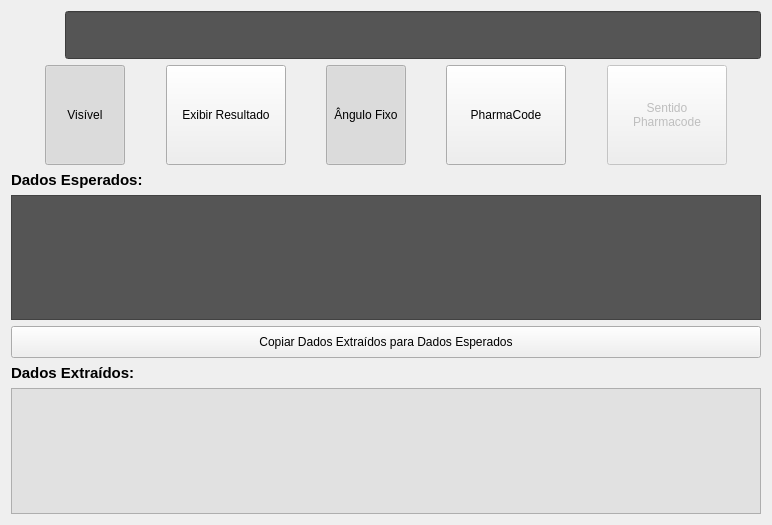
<?xml version="1.0" encoding="UTF-8"?>
<ui version="4.0">
 <class>ParamsBarcode</class>
 <widget class="QWidget" name="ParamsBarcode">
  <property name="geometry">
   <rect>
    <x>0</x>
    <y>0</y>
    <width>772</width>
    <height>525</height>
   </rect>
  </property>
  <property name="windowTitle">
   <string>Form</string>
  </property>
  <layout class="QVBoxLayout" name="verticalLayout_2">
   <item>
    <layout class="QHBoxLayout" name="horizontalLayout">
     <item>
      <widget class="QLabel" name="lbl_type">
       <property name="minimumSize">
        <size>
         <width>48</width>
         <height>48</height>
        </size>
       </property>
       <property name="maximumSize">
        <size>
         <width>48</width>
         <height>48</height>
        </size>
       </property>
       <property name="text">
        <string/>
       </property>
       <property name="pixmap">
        <pixmap resource="../../res/icons.qrc">:/icons/mv_barcode.png</pixmap>
       </property>
       <property name="scaledContents">
        <bool>true</bool>
       </property>
      </widget>
     </item>
     <item>
      <widget class="QLineEdit" name="le_name">
       <property name="minimumSize">
        <size>
         <width>0</width>
         <height>48</height>
        </size>
       </property>
       <property name="focusPolicy">
        <enum>Qt::NoFocus</enum>
       </property>
       <property name="styleSheet">
        <string notr="true">background-color: rgb(85, 85, 85);
color: rgb(255, 255, 255);</string>
       </property>
      </widget>
     </item>
    </layout>
   </item>
   <item>
    <layout class="QHBoxLayout" name="horizontalLayout_5">
     <item>
      <spacer name="horizontalSpacer_5">
       <property name="orientation">
        <enum>Qt::Horizontal</enum>
       </property>
       <property name="sizeHint" stdset="0">
        <size>
         <width>40</width>
         <height>20</height>
        </size>
       </property>
      </spacer>
     </item>
     <item>
      <widget class="ButtonBeR" name="btn_visible">
       <property name="enabled">
        <bool>true</bool>
       </property>
       <property name="minimumSize">
        <size>
         <width>80</width>
         <height>100</height>
        </size>
       </property>
       <property name="maximumSize">
        <size>
         <width>80</width>
         <height>100</height>
        </size>
       </property>
       <property name="autoFillBackground">
        <bool>true</bool>
       </property>
       <property name="text">
        <string>Visível</string>
       </property>
       <property name="iconSize">
        <size>
         <width>32</width>
         <height>18</height>
        </size>
       </property>
       <property name="checkable">
        <bool>true</bool>
       </property>
       <property name="checked">
        <bool>true</bool>
       </property>
       <property name="autoRepeat">
        <bool>false</bool>
       </property>
       <property name="bgIcon">
        <iconset resource="../../res/icons.qrc">
         <normaloff>:/icons/bt-blank.png</normaloff>
         <normalon>:/icons/bt-blank_pressed.png</normalon>:/icons/bt-blank.png</iconset>
       </property>
       <property name="bgIconSize">
        <size>
         <width>70</width>
         <height>70</height>
        </size>
       </property>
      </widget>
     </item>
     <item>
      <spacer name="horizontalSpacer_8">
       <property name="orientation">
        <enum>Qt::Horizontal</enum>
       </property>
       <property name="sizeHint" stdset="0">
        <size>
         <width>40</width>
         <height>20</height>
        </size>
       </property>
      </spacer>
     </item>
     <item>
      <widget class="ButtonBeR" name="btn_show_result">
       <property name="enabled">
        <bool>true</bool>
       </property>
       <property name="minimumSize">
        <size>
         <width>120</width>
         <height>100</height>
        </size>
       </property>
       <property name="maximumSize">
        <size>
         <width>120</width>
         <height>100</height>
        </size>
       </property>
       <property name="autoFillBackground">
        <bool>true</bool>
       </property>
       <property name="text">
        <string>Exibir Resultado</string>
       </property>
       <property name="iconSize">
        <size>
         <width>32</width>
         <height>18</height>
        </size>
       </property>
       <property name="checkable">
        <bool>true</bool>
       </property>
       <property name="checked">
        <bool>false</bool>
       </property>
       <property name="autoRepeat">
        <bool>false</bool>
       </property>
       <property name="bgIcon">
        <iconset resource="../../res/icons.qrc">
         <normaloff>:/icons/bt-blank.png</normaloff>
         <normalon>:/icons/bt-blank_pressed.png</normalon>:/icons/bt-blank.png</iconset>
       </property>
       <property name="bgIconSize">
        <size>
         <width>70</width>
         <height>70</height>
        </size>
       </property>
      </widget>
     </item>
     <item>
      <spacer name="horizontalSpacer_6">
       <property name="orientation">
        <enum>Qt::Horizontal</enum>
       </property>
       <property name="sizeHint" stdset="0">
        <size>
         <width>40</width>
         <height>20</height>
        </size>
       </property>
      </spacer>
     </item>
     <item>
      <widget class="ButtonBeR" name="btn_angle">
       <property name="enabled">
        <bool>true</bool>
       </property>
       <property name="minimumSize">
        <size>
         <width>80</width>
         <height>100</height>
        </size>
       </property>
       <property name="maximumSize">
        <size>
         <width>80</width>
         <height>100</height>
        </size>
       </property>
       <property name="autoFillBackground">
        <bool>true</bool>
       </property>
       <property name="text">
        <string>Ângulo Fixo</string>
       </property>
       <property name="iconSize">
        <size>
         <width>32</width>
         <height>16</height>
        </size>
       </property>
       <property name="checkable">
        <bool>true</bool>
       </property>
       <property name="checked">
        <bool>true</bool>
       </property>
       <property name="autoRepeat">
        <bool>false</bool>
       </property>
       <property name="bgIcon">
        <iconset resource="../../res/icons.qrc">
         <normaloff>:/icons/bt-blank.png</normaloff>
         <normalon>:/icons/bt-blank_pressed.png</normalon>:/icons/bt-blank.png</iconset>
       </property>
       <property name="bgIconSize">
        <size>
         <width>70</width>
         <height>70</height>
        </size>
       </property>
      </widget>
     </item>
     <item>
      <spacer name="horizontalSpacer_9">
       <property name="orientation">
        <enum>Qt::Horizontal</enum>
       </property>
       <property name="sizeHint" stdset="0">
        <size>
         <width>40</width>
         <height>20</height>
        </size>
       </property>
      </spacer>
     </item>
     <item>
      <widget class="ButtonBeR" name="btn_pharmacode">
       <property name="enabled">
        <bool>true</bool>
       </property>
       <property name="minimumSize">
        <size>
         <width>120</width>
         <height>100</height>
        </size>
       </property>
       <property name="maximumSize">
        <size>
         <width>120</width>
         <height>100</height>
        </size>
       </property>
       <property name="autoFillBackground">
        <bool>true</bool>
       </property>
       <property name="text">
        <string>PharmaCode</string>
       </property>
       <property name="iconSize">
        <size>
         <width>32</width>
         <height>18</height>
        </size>
       </property>
       <property name="checkable">
        <bool>true</bool>
       </property>
       <property name="checked">
        <bool>false</bool>
       </property>
       <property name="autoRepeat">
        <bool>false</bool>
       </property>
       <property name="bgIcon">
        <iconset resource="../../res/icons.qrc">
         <normaloff>:/icons/bt-blank.png</normaloff>
         <normalon>:/icons/bt-blank_pressed.png</normalon>:/icons/bt-blank.png</iconset>
       </property>
       <property name="bgIconSize">
        <size>
         <width>70</width>
         <height>70</height>
        </size>
       </property>
      </widget>
     </item>
     <item>
      <spacer name="horizontalSpacer_7">
       <property name="orientation">
        <enum>Qt::Horizontal</enum>
       </property>
       <property name="sizeHint" stdset="0">
        <size>
         <width>40</width>
         <height>20</height>
        </size>
       </property>
      </spacer>
     </item>
     <item>
      <widget class="ButtonBeR" name="btn_pharmacode_dir">
       <property name="enabled">
        <bool>false</bool>
       </property>
       <property name="minimumSize">
        <size>
         <width>120</width>
         <height>100</height>
        </size>
       </property>
       <property name="maximumSize">
        <size>
         <width>120</width>
         <height>100</height>
        </size>
       </property>
       <property name="autoFillBackground">
        <bool>true</bool>
       </property>
       <property name="text">
        <string>Sentido
Pharmacode</string>
       </property>
       <property name="icon">
        <iconset resource="../../res/icons.qrc">
         <normaloff>:/icons/arrow-right.png</normaloff>:/icons/arrow-right.png</iconset>
       </property>
       <property name="iconSize">
        <size>
         <width>24</width>
         <height>24</height>
        </size>
       </property>
       <property name="checkable">
        <bool>true</bool>
       </property>
       <property name="checked">
        <bool>false</bool>
       </property>
       <property name="autoRepeat">
        <bool>false</bool>
       </property>
       <property name="bgIcon">
        <iconset resource="../../res/icons.qrc">
         <normaloff>:/icons/bt-blank.png</normaloff>
         <normalon>:/icons/bt-blank.png</normalon>:/icons/bt-blank.png</iconset>
       </property>
       <property name="bgIconSize">
        <size>
         <width>70</width>
         <height>70</height>
        </size>
       </property>
      </widget>
     </item>
     <item>
      <spacer name="horizontalSpacer_10">
       <property name="orientation">
        <enum>Qt::Horizontal</enum>
       </property>
       <property name="sizeHint" stdset="0">
        <size>
         <width>40</width>
         <height>20</height>
        </size>
       </property>
      </spacer>
     </item>
    </layout>
   </item>
   <item>
    <widget class="QLabel" name="label_6">
     <property name="minimumSize">
      <size>
       <width>120</width>
       <height>0</height>
      </size>
     </property>
     <property name="font">
      <font>
       <pointsize>11</pointsize>
       <weight>75</weight>
       <bold>true</bold>
      </font>
     </property>
     <property name="text">
      <string>Dados Esperados:</string>
     </property>
     <property name="alignment">
      <set>Qt::AlignLeading|Qt::AlignLeft|Qt::AlignVCenter</set>
     </property>
    </widget>
   </item>
   <item>
    <widget class="QPlainTextEdit" name="le_expected">
     <property name="focusPolicy">
      <enum>Qt::NoFocus</enum>
     </property>
     <property name="styleSheet">
      <string notr="true">background-color: rgb(85, 85, 85);
color: rgb(255, 255, 255);</string>
     </property>
     <property name="readOnly">
      <bool>true</bool>
     </property>
     <property name="textInteractionFlags">
      <set>Qt::NoTextInteraction</set>
     </property>
    </widget>
   </item>
   <item>
    <widget class="QPushButton" name="pushButton">
     <property name="minimumSize">
      <size>
       <width>0</width>
       <height>32</height>
      </size>
     </property>
     <property name="maximumSize">
      <size>
       <width>16777215</width>
       <height>32</height>
      </size>
     </property>
     <property name="text">
      <string>Copiar Dados Extraídos para Dados Esperados</string>
     </property>
     <property name="icon">
      <iconset resource="../../res/icons.qrc">
       <normaloff>:/icons/arrow-up.png</normaloff>:/icons/arrow-up.png</iconset>
     </property>
    </widget>
   </item>
   <item>
    <widget class="QLabel" name="label_7">
     <property name="minimumSize">
      <size>
       <width>120</width>
       <height>0</height>
      </size>
     </property>
     <property name="font">
      <font>
       <pointsize>11</pointsize>
       <weight>75</weight>
       <bold>true</bold>
      </font>
     </property>
     <property name="text">
      <string>Dados Extraídos:</string>
     </property>
     <property name="alignment">
      <set>Qt::AlignLeading|Qt::AlignLeft|Qt::AlignVCenter</set>
     </property>
    </widget>
   </item>
   <item>
    <widget class="QPlainTextEdit" name="le_extracted">
     <property name="focusPolicy">
      <enum>Qt::NoFocus</enum>
     </property>
     <property name="styleSheet">
      <string notr="true">background-color: rgb(225,225, 225);
color: rgb(0, 0, 0);</string>
     </property>
     <property name="readOnly">
      <bool>true</bool>
     </property>
    </widget>
   </item>
  </layout>
 </widget>
 <customwidgets>
  <customwidget>
   <class>ButtonBeR</class>
   <extends>QPushButton</extends>
   <header>buttonber.h</header>
  </customwidget>
 </customwidgets>
 <resources>
  <include location="../../res/icons.qrc"/>
 </resources>
 <connections>
  <connection>
   <sender>btn_pharmacode</sender>
   <signal>toggled(bool)</signal>
   <receiver>btn_pharmacode_dir</receiver>
   <slot>setEnabled(bool)</slot>
   <hints>
    <hint type="sourcelabel">
     <x>530</x>
     <y>120</y>
    </hint>
    <hint type="destinationlabel">
     <x>629</x>
     <y>107</y>
    </hint>
   </hints>
  </connection>
 </connections>
</ui>
